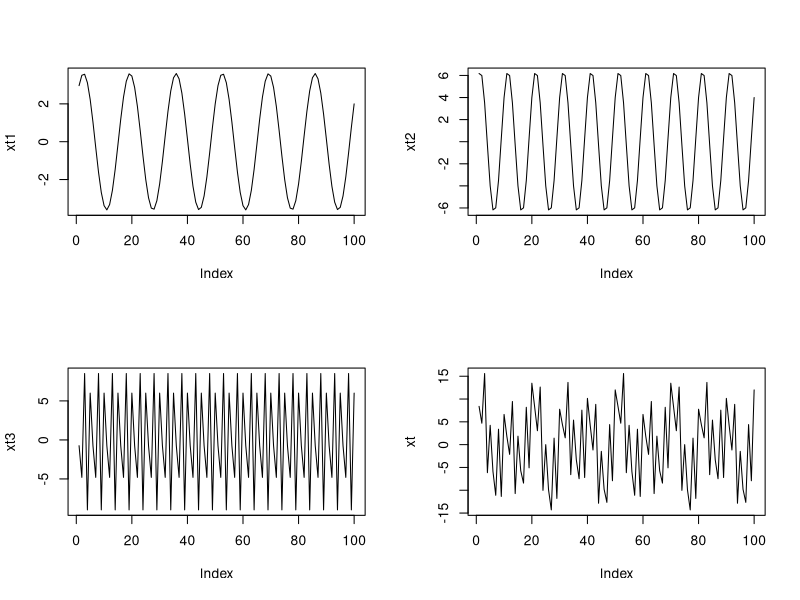
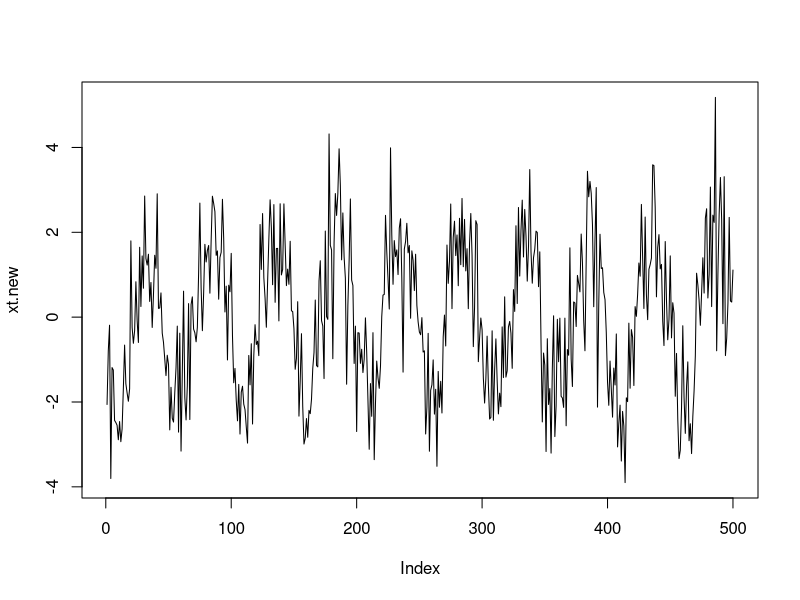
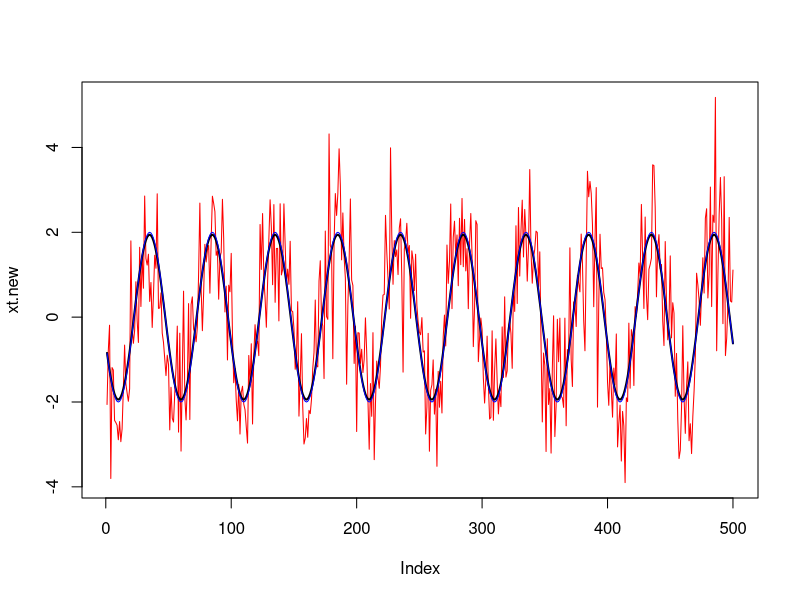

Write R code to recreate these figures, in order.
par(mfrow = c(2,2))
t = 1:100
xt1 = 2*cos(2*pi*t*0.06) + 3*sin(2*pi*t*0.06)

plot(xt1, type = "l")

xt2 = 4*cos(2*pi*t*0.10) + 5*sin(2*pi*t*0.10)

plot(xt2, type = "l")

xt3 = 6*cos(2*pi*t*0.40) + 7*sin(2*pi*t*0.40)

plot(xt3, type = "l")

xt = xt1 + xt2 + xt3 #superimposition

plot(xt, type = "l")

##Next question
par(mfrow = c(1,1))
set.seed(1234)
t = 1:500
epsilont = rnorm(500, mean = 0, sd = 1)
#A*cos(2*pi*w*t) + epsilont, here w,A,phi is provided to generate the series
#A = 2, phi = 0.6*pi
xt.new = 2*cos(2*pi*0.02*t + 0.6*pi) + epsilont 
plot(xt.new, type = "l")

##find the estimates of A and phi (using linear regression)
fit = lm(xt.new ~ 0 + cos(2*pi*0.02*t) + sin(2*pi*0.02*t))
summary(fit) #b1.hat, b2.hat is obtained

##original b1, b2
A = 2; phi = 0.6*pi
b1 = A*cos(phi)
b2 = -A*sin(phi)

#original series without contamination
original_without_contamination = b1*cos(2*pi*0.02*t) + b2*sin(2*pi*0.02*t)

plot(xt.new, type = "l", col = "red") #original series with contamination
lines(predict(fit), col = "black", lwd = 2) #estimated smooth signal
lines(original_without_contamination, col = "blue", lwd = 1) #original smooth signal without contamination
